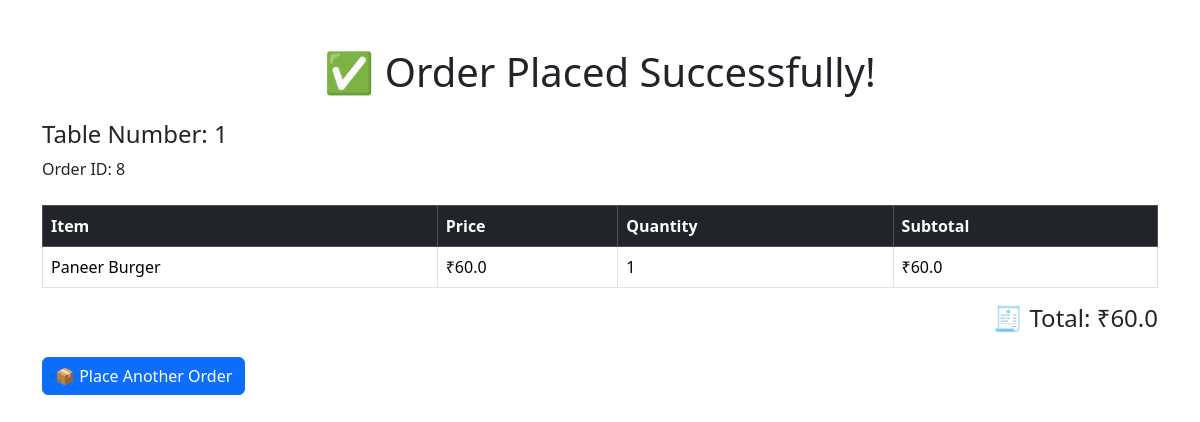
Screenshot of /order/success/8 with the database file from the repository.
### app/models/models.py (models this page shows)
class Order(db.Model):
    id = db.Column(db.Integer, primary_key=True)
    table_number = db.Column(db.Integer, nullable=False)
    order_time = db.Column(db.DateTime, server_default=db.func.now())
    status = db.Column(db.String(20), default="pending")
    items = db.relationship('OrderItem', backref='order', cascade="all, delete-orphan")
    payment = db.relationship('Payment', backref='order', uselist=False)

class MenuItem(db.Model):
    id = db.Column(db.Integer, primary_key=True)
    name = db.Column(db.String(100), nullable=False)
    price = db.Column(db.Float, nullable=False)
    category = db.Column(db.String(50))
    is_available = db.Column(db.Boolean, default=True)

### app/routes/order.py (the view)
@order_bp.route('/order/success/<int:order_id>')
def order_success(order_id):
    order = Order.query.get_or_404(order_id)
    items = OrderItem.query.filter_by(order_id=order.id).all()
    total_amount = 0
    item_details = []
    for i in items:
        menu_item = MenuItem.query.get(i.menu_item_id)  # or i.menu_item if relationship is set
        item_total = menu_item.price * i.quantity
        total_amount += item_total
        item_details.append({
            "name": menu_item.name,
            "price": menu_item.price,
            "quantity": i.quantity,
            "subtotal": item_total
        })
    return render_template('order_success.html', order=order, items=item_details, total=total_amount)

### app/templates/order_success.html (shortened to what this page needs)
<!DOCTYPE html>
<html>
<head>
    <link href="https://cdn.jsdelivr.net/npm/bootstrap@5.3.2/dist/css/bootstrap.min.css" rel="stylesheet">
</head>
<body class="container py-5">
    <h1 class="text-center mb-4">✅ Order Placed Successfully!</h1>
    <h4>Table Number: {{ order.table_number }}</h4>
    <p>Order ID: {{ order.id }}</p>
    <table class="table table-bordered mt-4">
        <thead class="table-dark">
            <tr><th>Item</th><th>Price</th><th>Quantity</th><th>Subtotal</th></tr>
        </thead>
        <tbody>
            {% for item in items %}
            <tr>
                <td>{{ item.name }}</td>
                <td>₹{{ item.price }}</td>
                <td>{{ item.quantity }}</td>
                <td>₹{{ item.subtotal }}</td>
            </tr>
            {% endfor %}
        </tbody>
    </table>
    <h4 class="text-end">🧾 Total: ₹{{ total }}</h4>
    <a href="{{ url_for('order.create_order') }}" class="btn btn-primary mt-3">📦 Place Another Order</a>
</body>
</html>

### rows the page displays
Order: table_number "1", id "8"
MenuItem: name "Paneer Burger", price "60.0", quantity "1", subtotal "60.0"

### other values shown
{{ total }} "60.0"
